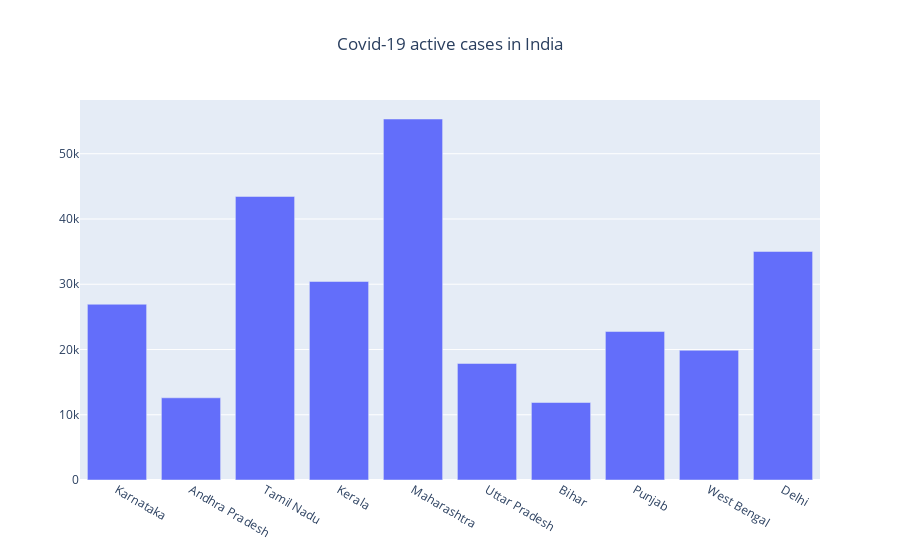

Source (notebook cell):
### Code cell
# 4. Plot a Bar Chart with India's covid-19 Active cases ( Max 10 States )
states=['Karnataka','Andhra Pradesh','Tamil Nadu','Kerala','Maharashtra','Uttar Pradesh','Bihar','Punjab','West Bengal','Delhi']
cases_active=[26932,12596,43452,30421,55322,17860,11876,22754,19875,35021]
bar_chart=go.Figure(data=[go.Bar(x=states,y=cases_active)])
bar_chart.update_layout(title_text='Covid-19 active cases in India',title_x=0.5)
bar_chart.show()

### Figure 1 — Plotly figure (JSON) as saved in the notebook; plotly's stock layout.template omitted (floating-point values rounded to 4 significant figures)
{"data": [{"type": "bar", "x": ["Karnataka", "Andhra Pradesh", "Tamil Nadu", "Kerala", "Maharashtra", "Uttar Pradesh", "Bihar", "Punjab", "West Bengal", "Delhi"], "y": [26932, 12596, 43452, 30421, 55322, 17860, 11876, 22754, 19875, 35021]}], "layout": {"title": {"text": "Covid-19 active cases in India", "x": 0.5}}}
